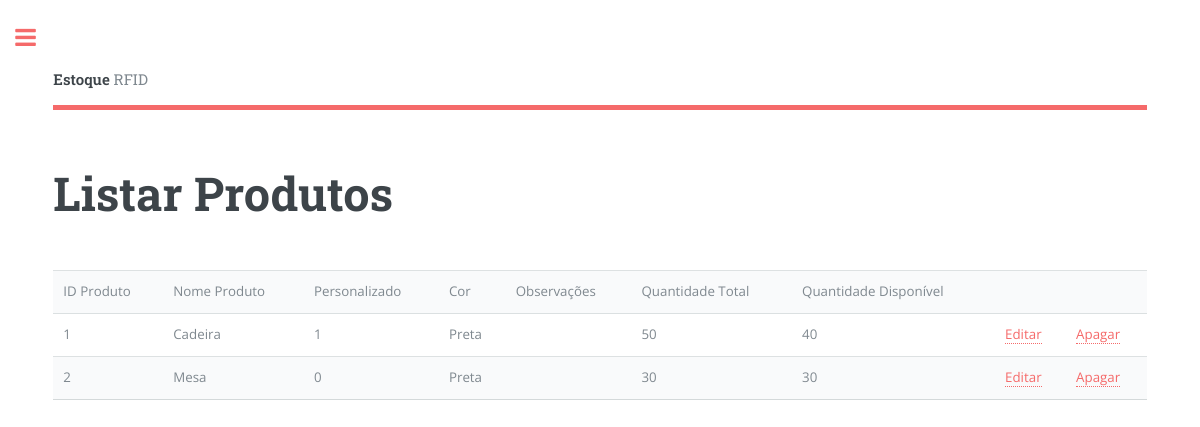
The page /pesquisar_produto.php on the database its author committed.
### tables this page shows
create table tbProduto (
	idProduto int NOT NULL AUTO_INCREMENT,
	nomeProd varchar (30) NOT NULL,
	personalizado  bit NOT NULL,
	cor  varchar (15) NOT NULL,
	obs  varchar (50),
	quantTotal int NOT NULL,
	quantDisponivel int NOT NULL,
	CONSTRAINT PK_IDPRODUTO PRIMARY KEY (idProduto)
);

### Model/Produto.php (called while the page is built, shortened)
<?php
class Produto {
  	private $idProduto;
    public function getIdProduto() {
        return $this->idProduto;
    }
}
?>

### Controller/DaoProduto.php (called while the page is built, shortened)
<?php
include_once "Model\Conexao.php";
class DaoProduto
{
    public function __construct(Conexao $db)
    {
        $this->db = $db;
    }
    public function listarProdutos(Produto $produto) {
        if ($produto->getIdProduto() == NULL) {
           $SQL = $this->db->getConection()->query("SELECT * FROM tbProduto");
           return $SQL;
        }
     }
}
?>

### Model/Conexao.php (called while the page is built, shortened)
<?php
class Conexao
{
    private $host = "localhost";
    private $username = "root";
    private $password = "";
    private $database = "bd_rfid";
    private $conexao = null;
    public function getConection()
    {
        return $this->conexao;
    }
    private function conect()
    {
        $this->conexao = mysqli_connect(
                  $this->host,
                  $this->username,
                  $this->password,
                  $this->database);
    }
}
?>

### pesquisar_produto.php (the view, shortened to what this page needs)
<?php
include_once "Model\Conexao.php";
include_once "Model\Produto.php";
include_once "Controller\DaoProduto.php";
include_once 'header.php'
?>
								<section>
									<header class="main">
										<h1>Listar Produtos</h1>
									</header>
									<center>
										<table border=0>
											<tr>
												<td>ID Produto</td>
												<td>Nome Produto</td>
												<td>Personalizado</td>
												<td>Cor</td>
												<td>Observações</td>
												<td>Quantidade Total</td>
												<td>Quantidade Disponível</td>
												<td> </td>
												<td> </td>
											</tr>
											<?php
												$cn = new Conexao();
												$cp = new Produto();
												$daoProd = new DaoProduto($cn);
												$query = $daoProd->listarProdutos($cp);
												while($reg = $query->fetch_array()) {
											?>
											<tr>
												<td> <?=$reg["idProduto"];?> </td>
												<td> <?=$reg["nomeProd"];?> </td>
												<td> <?=$reg["personalizado"];?> </td>
												<td> <?=$reg["cor"];?> </td>
												<td> <?=$reg["obs"];?> </td>
												<td> <?=$reg["quantTotal"];?> </td>
												<td> <?=$reg["quantDisponivel"];?> </td>
												<center>
													<td> <a href="atualizar_produto.php?ID=<?=$reg["idProduto"];?>">Editar</a> </td>
													<td> <a href="apagar_produto.php?idProduto=<?=$reg["idProduto"];?>">Apagar</a> </td>
												</center>
											</tr>
											<?php
											}
											?>
										</table>
									</center>
								</section>
						</div>
					</div>
			</div>
	</body>
</html>

### header.php (shortened to what this page needs)
<!DOCTYPE HTML>
<html>
	<head>
		<link rel="stylesheet" href="assets/css/main.css" />
	</head>
	<body class="is-preload">
			<div id="wrapper">
					<div id="main">
						<div class="inner">
								<header id="header">
									<a href="index.php" class="logo"><strong>Estoque</strong> RFID</a>
								</header>

### assets/css/main.css (style rules this page uses)
html, body, div, span, applet, object, iframe, h1, h2, h3, h4, h5, h6, p, blockquote, pre, a, abbr, acronym, address, big, cite, code, del, dfn, em, img, ins, kbd, q, s, samp, small, strike, strong, sub, sup, tt, var, b, u, i, center, dl, dt, dd, ol, ul, li, fieldset, form, label, legend, table, caption, tbody, tfoot, thead, tr, th, td, article, aside, canvas, details, embed, figure, figcaption, footer, header, hgroup, menu, nav, output, ruby, section, summary, time, mark, audio, video { margin: 0; padding: 0; border: 0; font-size: 100%; font: inherit; vertical-align: baseline; }
article, aside, details, figcaption, figure, footer, header, hgroup, menu, nav, section { display: block; }
body { line-height: 1; }
table { border-collapse: collapse; border-spacing: 0; }
body { -webkit-text-size-adjust: none; }
body { -ms-overflow-style: scrollbar; }
html { box-sizing: border-box; }
*, *:before, *:after { box-sizing: inherit; }
body { background: #ffffff; }
body, input, select, textarea { color: #7f888f; font-family: "Open Sans", sans-serif; font-size: 13pt; font-weight: 400; line-height: 1.65; }
@media screen and (max-width: 1680px) { body, input, select, textarea { font-size: 11pt; } }
@media screen and (max-width: 1280px) { body, input, select, textarea { font-size: 10pt; } }
a { -moz-transition: color 0.2s ease-in-out, border-bottom-color 0.2s ease-in-out; -webkit-transition: color 0.2s ease-in-out, border-bottom-color 0.2s ease-in-out; -ms-transition: color 0.2s ease-in-out, border-bottom-color 0.2s ease-in-out; transition: color 0.2s ease-in-out, border-bottom-color 0.2s ease-in-out; border-bottom: dotted 1px; color: #f56a6a; text-decoration: none; }
strong, b { color: #3d4449; font-weight: 600; }
h1, h2, h3, h4, h5, h6 { color: #3d4449; font-family: "Roboto Slab", serif; font-weight: 700; line-height: 1.5; margin: 0 0 1em 0; }
h1 { font-size: 4em; margin: 0 0 0.5em 0; line-height: 1.3; }
@media screen and (max-width: 1680px) { h1 { font-size: 3.5em; } }
header.main > :last-child { margin: 0 0 1em 0; }
table { margin: 0 0 2em 0; width: 100%; }
table tbody tr { border: solid 1px rgba(210, 215, 217, 0.75); border-left: 0; border-right: 0; }
table tbody tr:nth-child(2n + 1) { background-color: rgba(230, 235, 237, 0.25); }
table td { padding: 0.75em 0.75em; }
#wrapper { display: -moz-flex; display: -webkit-flex; display: -ms-flex; display: flex; -moz-flex-direction: row-reverse; -webkit-flex-direction: row-reverse; -ms-flex-direction: row-reverse; flex-direction: row-reverse; min-height: 100vh; }
#main { -moz-flex-grow: 1; -webkit-flex-grow: 1; -ms-flex-grow: 1; flex-grow: 1; -moz-flex-shrink: 1; -webkit-flex-shrink: 1; -ms-flex-shrink: 1; flex-shrink: 1; width: 100%; }
#main > .inner { padding: 0 6em 0.1em 6em ; margin: 0 auto; max-width: 110em; }
#main > .inner > section { padding: 6em 0 4em 0 ; border-top: solid 2px rgba(210, 215, 217, 0.75); }
#main > .inner > section:first-of-type { border-top: 0 !important; }
@media screen and (max-width: 1680px) { #main > .inner { padding: 0 5em 0.1em 5em ; } }
@media screen and (max-width: 1680px) { #main > .inner > section { padding: 5em 0 3em 0 ; } }
@media screen and (max-width: 1280px) { #main > .inner { padding: 0 4em 0.1em 4em ; } }
@media screen and (max-width: 1280px) { #main > .inner > section { padding: 4em 0 2em 0 ; } }
#header { display: -moz-flex; display: -webkit-flex; display: -ms-flex; display: flex; border-bottom: solid 5px #f56a6a; padding: 6em 0 1em 0; position: relative; }
#header > * { -moz-flex: 1; -webkit-flex: 1; -ms-flex: 1; flex: 1; margin-bottom: 0; }
#header .logo { border-bottom: 0; color: inherit; font-family: "Roboto Slab", serif; font-size: 1.125em; }
@media screen and (max-width: 1680px) { #header { padding-top: 5em; } }

### rows shown on the page
tbproduto: idProduto "1", nomeProd "Cadeira", personalizado "1", cor "Preta", quantTotal "50", quantDisponivel "40"
tbproduto: idProduto "2", nomeProd "Mesa", personalizado "0", cor "Preta", quantTotal "30", quantDisponivel "30"
